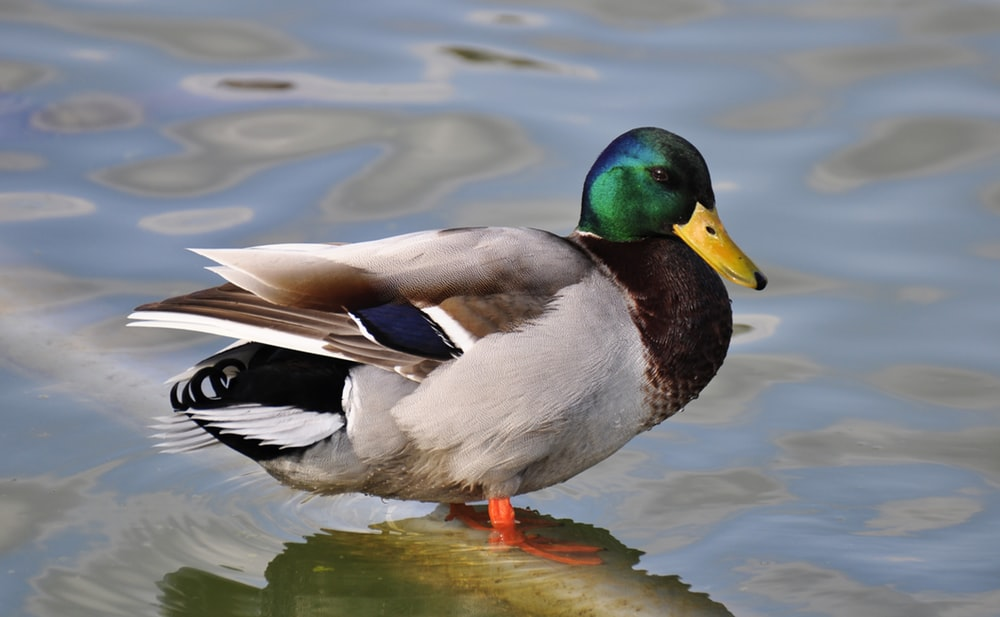
#> input picture duck.jpg, 1000 x 617 px
$ python displayImage.py
#> lines starting #> are read from the running program, lines starting #| are printed output that depends on the picture
import cv2

img = cv2.imread("duck.jpg", 0)
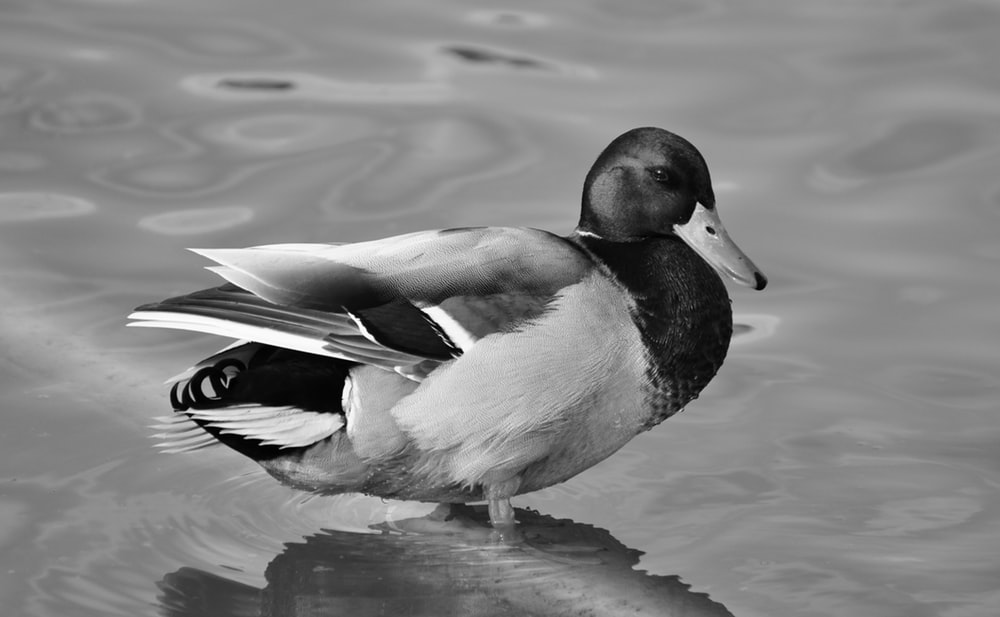
#> img: shape (617, 1000); min 0, max 255, mean 132
cv2.imshow("Duck", img)

# Wait for pressing key to close window
# cv2.waitKey(0)

# Wait for 3000 milliseconds to close window
cv2.waitKey(3000)

cv2.destroyAllWindows()
